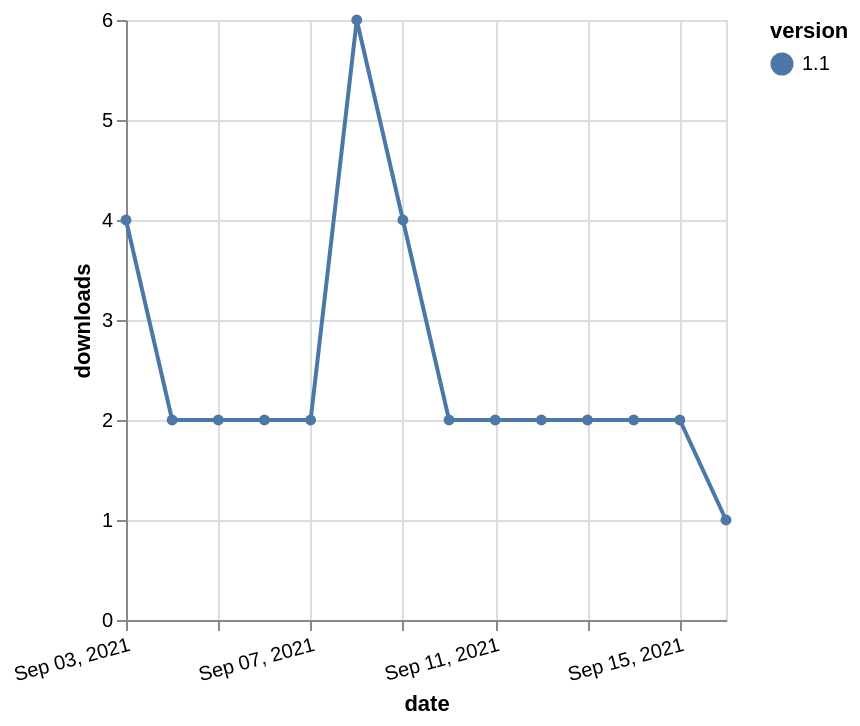

Write the Vega-Lite specification saved for this chart.
### Vega-Lite specification from a JSON file in a GitHub repository (floating-point values rounded to 4 significant figures)
{"$schema": "https://vega.github.io/schema/vega-lite/v5.json", "description": "A simple bar chart with embedded data.", "data": {"values": [{"date": "2021-09-03", "total": 1074, "delta": 4, "version": "1.1"}, {"date": "2021-09-04", "total": 1076, "delta": 2, "version": "1.1"}, {"date": "2021-09-05", "total": 1078, "delta": 2, "version": "1.1"}, {"date": "2021-09-06", "total": 1080, "delta": 2, "version": "1.1"}, {"date": "2021-09-07", "total": 1082, "delta": 2, "version": "1.1"}, {"date": "2021-09-08", "total": 1088, "delta": 6, "version": "1.1"}, {"date": "2021-09-09", "total": 1092, "delta": 4, "version": "1.1"}, {"date": "2021-09-10", "total": 1094, "delta": 2, "version": "1.1"}, {"date": "2021-09-11", "total": 1096, "delta": 2, "version": "1.1"}, {"date": "2021-09-12", "total": 1098, "delta": 2, "version": "1.1"}, {"date": "2021-09-13", "total": 1100, "delta": 2, "version": "1.1"}, {"date": "2021-09-14", "total": 1102, "delta": 2, "version": "1.1"}, {"date": "2021-09-15", "total": 1104, "delta": 2, "version": "1.1"}, {"date": "2021-09-16", "total": 1105, "delta": 1, "version": "1.1"}]}, "width": "container", "mark": {"type": "line", "point": {"filled": true}}, "encoding": {"x": {"field": "date", "type": "temporal", "timeUnit": "yearmonthdate", "title": "date", "axis": {"labelAngle": -15}}, "y": {"field": "delta", "type": "quantitative", "title": "downloads"}, "color": {"field": "version", "type": "nominal"}, "tooltip": {"field": "delta"}}}
